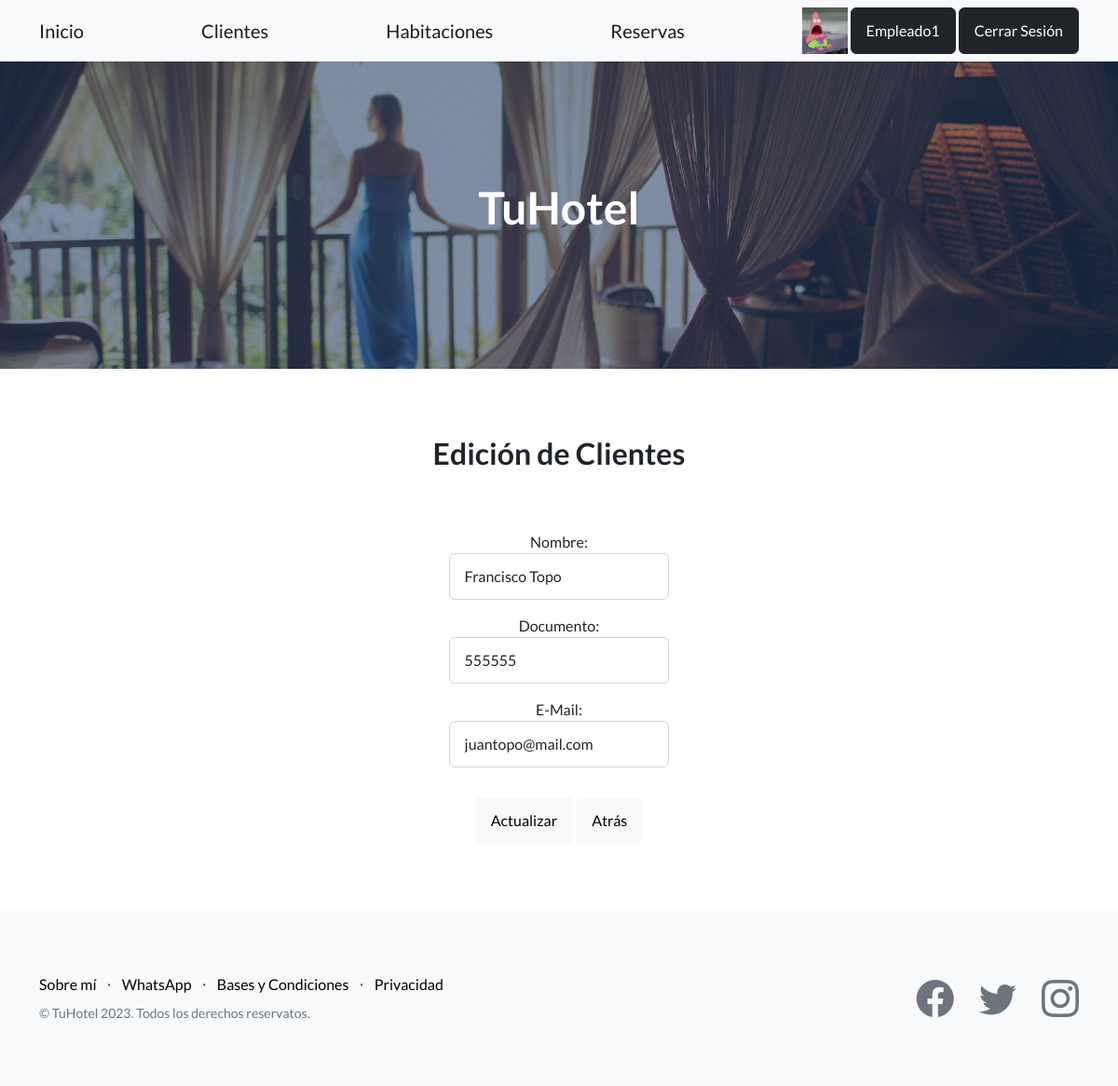
Page /apphotel/editar-cliente/16 (signed in) on the committed database.
### AppHotel/models.py (models this page shows, shortened)
class Cliente(models.Model):
    nombre = models.CharField(max_length=50)
    documento = models.IntegerField()
    email = models.EmailField(max_length=30)

### AppHotel/views.py (the view)
# urls.py: path('editar-cliente/<int:id>', editar_cliente, name = 'EditarClientes'),
@login_required
def editar_cliente(request, id):
    cliente = Cliente.objects.get(id=id)
    if request.method == 'POST':
        miFormulario = RegistroCliente(request.POST)
        miFormulario.fields['nombre'].label = 'Nombre'
        miFormulario.fields['documento'].label = 'Documento'
        miFormulario.fields['email'].label = 'E-Mail'
        miFormulario.fields['nombre'].widget.attrs.update({'class': 'form-control'})
        miFormulario.fields['documento'].widget.attrs.update({'class': 'form-control'})
        miFormulario.fields['email'].widget.attrs.update({'class': 'form-control'})
        if miFormulario.is_valid():
            data = miFormulario.cleaned_data
            cliente.nombre = data['nombre']
            cliente.documento = data['documento']
            cliente.email = data['email']
            cliente.save()
            lista_clientes = Cliente.objects.all()
            try:
                avatar = Avatar.objects.get(user=request.user.id)
                return render(request, 'lista_clientes.html', {'edicion_exitosa': '¡Edición realizada con éxito!' , "lista_clientes":lista_clientes , 'url': avatar.imagen.url })
            except:
                return render(request, 'lista_clientes.html', {'edicion_exitosa': '¡Edición realizada con éxito!' , "lista_clientes":lista_clientes})
        else:
            lista_clientes = Cliente.objects.all()
            try:
                avatar = Avatar.objects.get(user=request.user.id)
                return render(request, 'lista_clientes.html', {'edicion_fallida': 'Datos del formulario inválidos' , "lista_clientes":lista_clientes , 'url': avatar.imagen.url })
            except:
                return render(request, 'lista_clientes.html', {'edicion_fallida': 'Datos del formulario inválidos' , "lista_clientes":lista_clientes})
    else:
        miFormulario = RegistroCliente(initial={
            'nombre' : cliente.nombre,
            'documento' : cliente.documento,
            'email' : cliente.email
        })
        miFormulario.fields['nombre'].label = 'Nombre'
        miFormulario.fields['documento'].label = 'Documento'
        miFormulario.fields['email'].label = 'E-Mail'
        miFormulario.fields['nombre'].widget.attrs.update({'class': 'form-control'})
        miFormulario.fields['documento'].widget.attrs.update({'class': 'form-control'})
        miFormulario.fields['email'].widget.attrs.update({'class': 'form-control'})
        try:
            avatar = Avatar.objects.get(user=request.user.id)
            return render(request, 'editar_cliente.html', {'miFormulario': miFormulario, 'id' : cliente.id , 'url': avatar.imagen.url })
        except:
            return render(request,'editar_cliente.html', {'miFormulario': miFormulario, 'id' : cliente.id})

### AppHotel/forms.py
class RegistroCliente(forms.Form):
    nombre = forms.CharField()
    documento = forms.IntegerField()
    email = forms.EmailField()

### AppHotel/templates/editar_cliente.html
{% extends 'base.html' %}
{% load static %}
{% block contenido_cambio %}
    <h2 class="mx-auto my-5 p-3">Edición de Clientes</h2>
    <form class="mx-auto" style="width: 20%;" action="{% url 'EditarClientes' id %}" method="POST"> {% csrf_token %}
        {{ miFormulario.as_p }}
        <button class="btn btn-light my-3" type='submit'>
            Actualizar
        </button>
        <a
            href="{% url 'ListaClientes' %}"
            >
                <button type="button" class="btn btn-light">Atrás</button>
        </a>
    </form>
{% endblock contenido_cambio %}

### AppHotel/templates/navbar.html
<nav class="navbar navbar-light bg-light static-top">
    <div class="container">
        <a class="navbar-brand" href= {% url 'Inicio' %} >Inicio</a>
        <a class="navbar-brand" href= {% url 'ListaClientes' %} >Clientes</a>
        <a class="navbar-brand" href= {% url 'ListaHabitacion' %} >Habitaciones</a>
        <a class="navbar-brand" href= {% url 'ListaReservas' %} >Reservas</a>
        {% if user.is_authenticated %}
             <div >
                {% if url %}
                    <img  height="50px" src="{{ url }}" alt="Avatar">
                {% endif %}
                <a class="btn btn-dark " href="{% url 'EditarUsuario' %}">{{ user.username }}</a>
                <a class="btn btn-dark" href= {% url 'Logout' %} >Cerrar Sesión</a>
            </div>
        {% else %}
            <a class="btn btn-dark" href= {% url 'Login' %}  >Iniciar Sesión</a>
        {% endif %}
    </div>
</nav>

### rows in the picture
Cliente: nombre "Francisco Topo", documento "555555", email "juantopo@mail.com"

### other values in the picture
{{ user.username }} "Empleado1"
